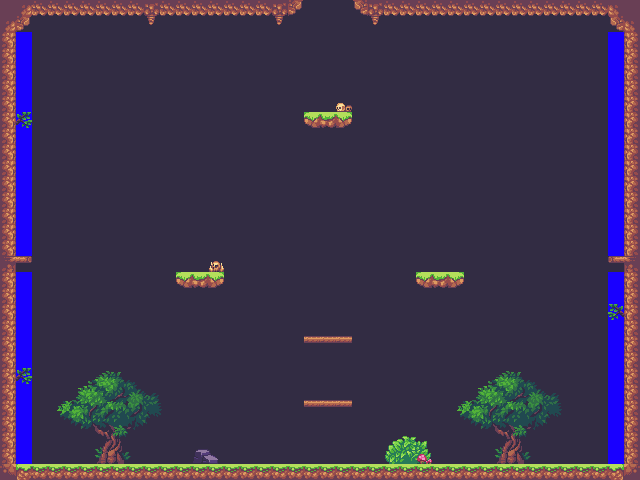

The image is a tile-based game level rendered from a .tmx file. Its description and source (layers, tilesets, objects; grid data summarised) follow:
An orthogonal 40x30 tile map with 16x16 px tiles, 4 tile layers (BackgroundDecorator, Collision, HiddenCollision, ForegroundDecorator), 3 tilesets and 67 objects (64x Gem, Spawn Point, Exit, OpossumBossEnemy).

<map version="1.2" tiledversion="1.2.4" orientation="orthogonal" renderorder="right-down" width="40" height="30" tilewidth="16" tileheight="16" infinite="0" nextlayerid="21" nextobjectid="549">
 <tileset firstgid="1" name="props" tilewidth="16" tileheight="16" tilecount="364" columns="26">
  <image source="../tilesets/environment/props.png" width="416" height="224" />
  <tile id="317">
   <properties>
    <property name="collides" type="bool" value="true" />
   </properties>
  </tile>
  <tile id="321">
   <properties>
    <property name="collide_dmg" type="bool" value="true" />
   </properties>
  </tile>
 </tileset>
 <tileset firstgid="365" name="widgets" tilewidth="16" tileheight="16" tilecount="8" columns="8">
  <image source="../tilesets/widgets/widgets.png" width="128" height="16" />
  <tile id="0">
   <properties>
    <property name="widget" type="bool" value="true" />
   </properties>
  </tile>
  <tile id="1">
   <properties>
    <property name="collides" type="bool" value="true" />
    <property name="widget" type="bool" value="true" />
   </properties>
  </tile>
  <tile id="2">
   <properties>
    <property name="widget" type="bool" value="true" />
   </properties>
  </tile>
  <tile id="3">
   <properties>
    <property name="widget" type="bool" value="true" />
   </properties>
  </tile>
  <tile id="4">
   <properties>
    <property name="widget" type="bool" value="true" />
   </properties>
  </tile>
  <tile id="5">
   <properties>
    <property name="widget" type="bool" value="true" />
   </properties>
  </tile>
  <tile id="6">
   <properties>
    <property name="widget" type="bool" value="true" />
   </properties>
  </tile>
  <tile id="7">
   <properties>
    <property name="widget" type="bool" value="true" />
   </properties>
  </tile>
 </tileset>
 <tileset firstgid="373" name="tileset" tilewidth="16" tileheight="16" tilecount="585" columns="15">
  <image source="../tilesets/environment/tileset-extruded.png" width="240" height="624" />
  <tile id="16">
   <properties>
    <property name="collides" type="bool" value="true" />
   </properties>
  </tile>
  <tile id="18">
   <properties>
    <property name="collides" type="bool" value="true" />
   </properties>
  </tile>
  <tile id="20">
   <properties>
    <property name="collides" type="bool" value="true" />
   </properties>
  </tile>
  <tile id="22">
   <properties>
    <property name="collides" type="bool" value="true" />
   </properties>
  </tile>
  <tile id="24">
   <properties>
    <property name="collide_top_only" type="bool" value="true" />
    <property name="collides" type="bool" value="true" />
   </properties>
  </tile>
  <tile id="26">
   <properties>
    <property name="collide_top_only" type="bool" value="true" />
    <property name="collides" type="bool" value="true" />
   </properties>
  </tile>
  <tile id="28">
   <properties>
    <property name="collides" type="bool" value="true" />
   </properties>
  </tile>
  <tile id="110">
   <properties>
    <property name="collides" type="bool" value="true" />
   </properties>
  </tile>
  <tile id="114">
   <properties>
    <property name="collides" type="bool" value="true" />
   </properties>
  </tile>
  <tile id="116">
   <properties>
    <property name="collides" type="bool" value="true" />
   </properties>
  </tile>
  <tile id="118">
   <properties>
    <property name="collide_top_only" type="bool" value="true" />
    <property name="collides" type="bool" value="true" />
   </properties>
  </tile>
  <tile id="136">
   <properties>
    <property name="collide_top_only" type="bool" value="true" />
    <property name="collides" type="bool" value="true" />
   </properties>
  </tile>
  <tile id="138">
   <properties>
    <property name="collides" type="bool" value="true" />
   </properties>
  </tile>
  <tile id="148">
   <properties>
    <property name="collides" type="bool" value="true" />
   </properties>
  </tile>
  <tile id="166">
   <properties>
    <property name="collides" type="bool" value="true" />
   </properties>
  </tile>
  <tile id="168">
   <properties>
    <property name="collides" type="bool" value="true" />
   </properties>
  </tile>
  <tile id="170">
   <properties>
    <property name="collides" type="bool" value="true" />
   </properties>
  </tile>
  <tile id="172">
   <properties>
    <property name="collide_top_only" type="bool" value="true" />
    <property name="collides" type="bool" value="true" />
   </properties>
  </tile>
  <tile id="174">
   <properties>
    <property name="collide_top_only" type="bool" value="true" />
    <property name="collides" type="bool" value="true" />
   </properties>
  </tile>
  <tile id="268">
   <properties>
    <property name="collides" type="bool" value="true" />
   </properties>
  </tile>
  <tile id="288">
   <properties>
    <property name="collides" type="bool" value="true" />
   </properties>
  </tile>
  <tile id="318">
   <properties>
    <property name="collides" type="bool" value="true" />
   </properties>
  </tile>
  <tile id="326">
   <properties>
    <property name="collides" type="bool" value="true" />
   </properties>
  </tile>
  <tile id="328">
   <properties>
    <property name="collides" type="bool" value="true" />
   </properties>
  </tile>
  <tile id="346">
   <properties>
    <property name="collides" type="bool" value="true" />
   </properties>
  </tile>
  <tile id="476">
   <properties>
    <property name="collides" type="bool" value="true" />
   </properties>
  </tile>
  <tile id="560">
   <properties>
    <property name="collides" type="bool" value="true" />
   </properties>
  </tile>
 </tileset>
 <layer id="17" name="BackgroundDecorator" width="40" height="30" locked="1">
  <data>[1200 cells, 1200 non-empty, 1 distinct tile ids]</data>
 </layer>
 <layer id="18" name="Collision" width="40" height="30" locked="1">
  <data>[1200 cells, 313 non-empty, 83 distinct tile ids]</data>
 </layer>
 <layer id="19" name="HiddenCollision" width="40" height="30" locked="1" opacity="0">
  <data>[1200 cells, 44 non-empty, 1 distinct tile ids]</data>
 </layer>
 <layer id="20" name="ForegroundDecorator" width="40" height="30" locked="1" opacity="0.95">
  <data>[1200 cells, 22 non-empty, 14 distinct tile ids]</data>
 </layer>
 <objectgroup id="5" name="Objects">
  <object id="311" name="Spawn Point" x="328.909" y="31.6364">
   <point />
  </object>
  <object id="325" name="Exit" x="320" y="144" width="16" height="16" />
  <object id="473" name="OpossumBossEnemy" x="96" y="272" width="16" height="16" />
  <object id="477" name="Gem" x="80" y="144" width="16" height="16" />
  <object id="478" name="Gem" x="80" y="160" width="16" height="16" />
  <object id="479" name="Gem" x="80" y="176" width="16" height="16" />
  <object id="480" name="Gem" x="80" y="192" width="16" height="16" />
  <object id="481" name="Gem" x="80" y="208" width="16" height="16" />
  <object id="482" name="Gem" x="96" y="208" width="16" height="16" />
  <object id="483" name="Gem" x="112" y="208" width="16" height="16" />
  <object id="484" name="Gem" x="128" y="208" width="16" height="16" />
  <object id="485" name="Gem" x="128" y="192" width="16" height="16" />
  <object id="486" name="Gem" x="128" y="160" width="16" height="16" />
  <object id="487" name="Gem" x="112" y="160" width="16" height="16" />
  <object id="488" name="Gem" x="96" y="112" width="16" height="16" />
  <object id="489" name="Gem" x="96" y="160" width="16" height="16" />
  <object id="490" name="Gem" x="128" y="176" width="16" height="16" />
  <object id="491" name="Gem" x="80" y="128" width="16" height="16" />
  <object id="492" name="Gem" x="80" y="112" width="16" height="16" />
  <object id="493" name="Gem" x="112" y="112" width="16" height="16" />
  <object id="494" name="Gem" x="128" y="112" width="16" height="16" />
  </objectgroup>
</map>
<!-- 46 of 67 objects omitted -->
